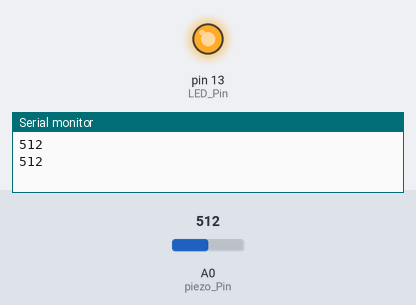
A sketch run on a simulated Arduino Uno, built with avr-gcc and run on an emulated ATmega328P. Parts: output pins drawn as LEDs (lit = HIGH), the last lines printed to the serial monitor. Inputs (shaded band) come from the test bench; at power-on: A0 (piezo_Pin) = 512.

Above: at 1.8 s.
1.9 s: A0 (piezo_Pin) set to 493
At 2.8 s:
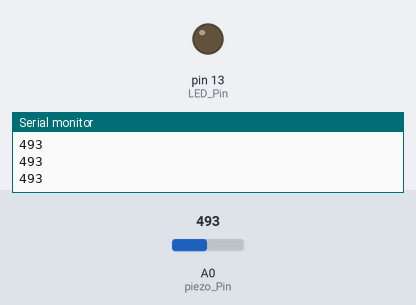
3.5 s: A0 (piezo_Pin) set to 510
At 4.3 s:
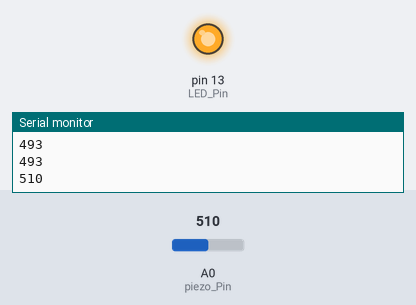
7.6 s: A0 (piezo_Pin) set to 490
At 9.3 s:
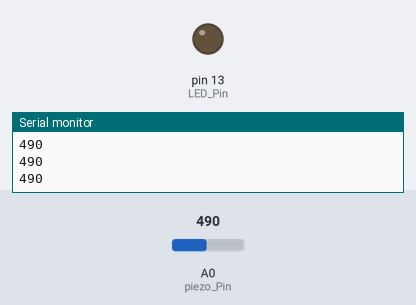
10.0 s: A0 (piezo_Pin) set to 511
At 10.4 s:
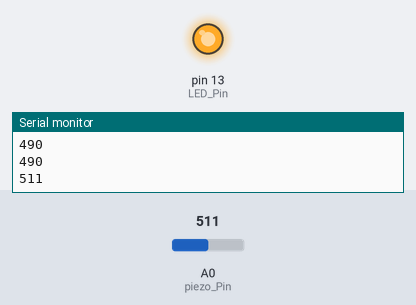
Timing chart, 0 to 13.0 s (numbered marks = the images above; inputs shaded):
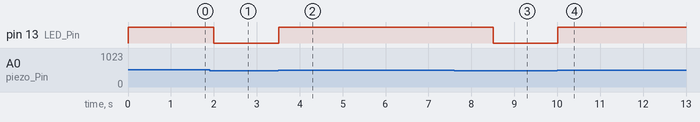

Measured:
- the behaviour switches between 501 and 500 on A0 (piezo_Pin) (found by bisection; images 0 and 1)
- after the input at 1.9 s, pin 13 (LED_Pin): HIGH → LOW after 0.10 s
- after the input at 3.5 s, pin 13 (LED_Pin): LOW → HIGH at once
- after the input at 7.6 s, pin 13 (LED_Pin): HIGH → LOW after 0.91 s
- after the input at 10.0 s, pin 13 (LED_Pin): LOW → HIGH at once

The sketch:

Piezo_Tesing_Code.ino
```cpp
int piezo_Pin= 0;
int LED_Pin= 13;

//Set the threshold levels
int threshold= 500;

//Wakeup the Serial Monitor
void setup()
{
Serial.begin(9600);
pinMode(LED_Pin, OUTPUT);
}

//if the reading is higher than the threshold value, then the LED is turned ON for a Second You can edit to your sepecification
void loop()
{
int reading= analogRead(piezo_Pin);
Serial.println(reading);
if (reading > threshold)
{
digitalWrite(LED_Pin, HIGH);
delay(1000);
digitalWrite(LED_Pin, LOW);
}
}
```
